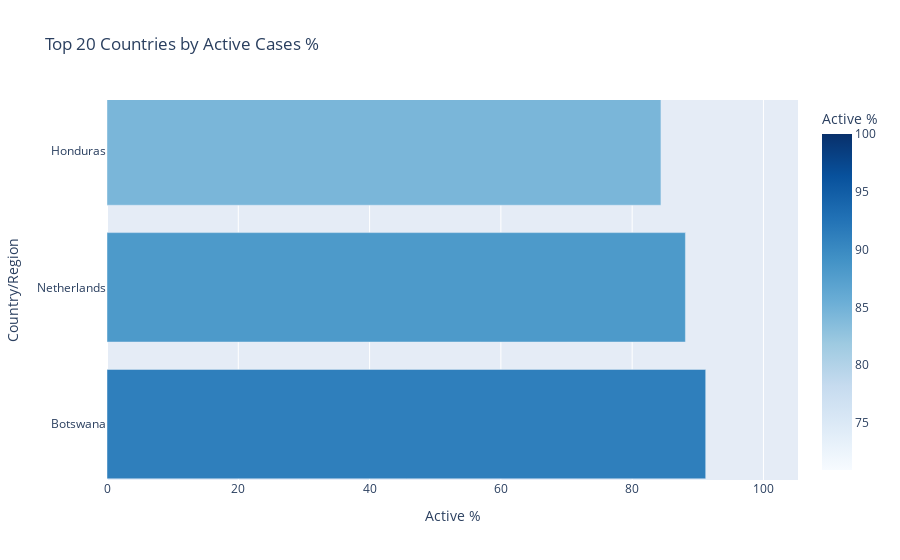

Source (notebook cell):
### Code cell
# حساب النسبة المئوية للحالات النشطة
data['Active %'] = data['Active'] / data['Confirmed'] * 100

# إنشاء الرسم البياني بألوان هادئة
fig = px.bar(
    data.sort_values('Active %', ascending=False).head(20),
    x='Active %',
    y='Country/Region',
    orientation='h',
    color='Active %',
    color_continuous_scale='Blues',  # ألوان هادئة
    title='Top 20 Countries by Active Cases %'
)

fig.show()

### Figure 1 — Plotly figure (JSON) as saved in the notebook; plotly's stock layout.template omitted (floating-point values rounded to 4 significant figures)
{"data": [{"alignmentgroup": "True", "hovertemplate": "Active %=%{marker.color}<br>Country/Region=%{y}<extra></extra>", "legendgroup": "", "marker": {"color": [100, 99.35, 97.75, 94.09, 94.07, 92.82, 92.32, 91.2, 88.11, 84.39, 84.33, 82.26, 78.62, 77.33, 77.3, 75.13, 73.3, 72.41, 72.28, 70.92], "coloraxis": "coloraxis", "pattern": {"shape": ""}}, "name": "", "offsetgroup": "", "orientation": "h", "showlegend": false, "textposition": "auto", "type": "bar", "x": [100, 99.35, 97.75, 94.09, 94.07, 92.82, 92.32, 91.2, 88.11, 84.39, 84.33, 82.26, 78.62, 77.33, 77.3, 75.13, 73.3, 72.41, 72.28, 70.92], "xaxis": "x", "y": ["Timor-Leste", "Mozambique", "Serbia", "Namibia", "Syria", "Sweden", "Canada", "Botswana", "Netherlands", "Honduras", "United Kingdom", "Papua New Guinea", "Zimbabwe", "Libya", "Gambia", "Costa Rica", "Bahamas", "Congo (Brazzaville)", "Lesotho", "Equatorial Guinea"], "yaxis": "y"}], "layout": {"autosize": true, "barmode": "relative", "coloraxis": {"colorbar": {"title": {"text": "Active %"}}, "colorscale": [[0, "rgb(247,251,255)"], [0.125, "rgb(222,235,247)"], [0.25, "rgb(198,219,239)"], [0.375, "rgb(158,202,225)"], [0.5, "rgb(107,174,214)"], [0.625, "rgb(66,146,198)"], [0.75, "rgb(33,113,181)"], [0.875, "rgb(8,81,156)"], [1, "rgb(8,48,107)"]]}, "dragmode": "zoom", "legend": {"tracegroupgap": 0}, "title": {"text": "Top 20 Countries by Active Cases %"}, "xaxis": {"anchor": "y", "autorange": true, "domain": [0, 1], "range": [0, 105.3], "title": {"text": "Active %"}, "type": "linear"}, "yaxis": {"anchor": "x", "autorange": false, "domain": [0, 1], "range": [6.592, 9.369], "title": {"text": "Country/Region"}, "type": "category"}}}
